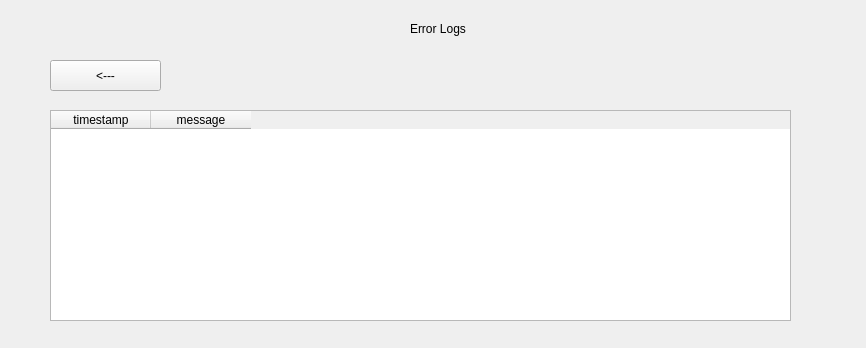
<?xml version="1.0" encoding="UTF-8"?>
<ui version="4.0">
 <class>errorlogpage</class>
 <widget class="QWidget" name="errorlogpage">
  <property name="geometry">
   <rect>
    <x>0</x>
    <y>0</y>
    <width>866</width>
    <height>348</height>
   </rect>
  </property>
  <property name="windowTitle">
   <string>Form</string>
  </property>
  <widget class="QLabel" name="label">
   <property name="geometry">
    <rect>
     <x>410</x>
     <y>20</y>
     <width>101</width>
     <height>17</height>
    </rect>
   </property>
   <property name="text">
    <string>Error Logs</string>
   </property>
  </widget>
  <widget class="QPushButton" name="backButton">
   <property name="geometry">
    <rect>
     <x>50</x>
     <y>60</y>
     <width>111</width>
     <height>31</height>
    </rect>
   </property>
   <property name="text">
    <string>&lt;---</string>
   </property>
  </widget>
  <widget class="QTableWidget" name="errorTable">
   <property name="geometry">
    <rect>
     <x>50</x>
     <y>110</y>
     <width>741</width>
     <height>211</height>
    </rect>
   </property>
   <column>
    <property name="text">
     <string>timestamp</string>
    </property>
   </column>
   <column>
    <property name="text">
     <string>message</string>
    </property>
   </column>
  </widget>
 </widget>
 <resources/>
 <connections/>
</ui>
